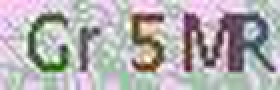
#> input picture img/103.png, 140 x 45 px (shown 2 times larger); its folder holds only this picture in this run
$ python -i compare.py   (imports and definitions only)
#> lines starting #> are read from the running program, lines starting #| are printed output that depends on the picture; after the words box and inside, x2 and y2 are one past the last pixel; in counts of white or black regions, pixels touching at a corner belong together
#> further down, picture is the input picture: PIL image 140x45 RGB; mean R, G, B 179, 175.6, 177.4
from PIL import Image
import os
import sys
from numpy import *
import numpy as np
import operator

file_path = 'E:\graduate_project\img_re'

# [2 lines not run here, left out]

# [26 lines left out: function getFile_dict, not called in this run]

def img2vector(im):

    #阈值设为200，数据归一化
    img=im.point(lambda p: p * 1.5) \
    .point(lambda p: 255 if p > 200 else 0) \
    .convert("1")
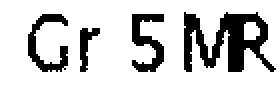
#> img: PIL image 140x45 1 (shown 2 times larger); 79.9% white; 4 black regions, box (x1, y1, x2, y2) and area: (92, 6, 138, 36) 700, (66, 7, 82, 36) 240, (14, 7, 34, 36) 224, (40, 14, 50, 36) 103
    width = img.size[0]
#> width = 140
    height = img.size[1]
#> height = 45
    lst=[]
    for h in range(0, height):
        for w in range(0, width):
            pixel = img.getpixel((w,h))
            lst.append(pixel)
#> after the loop, lst = 6300 values, max 255 at index 0, min 0 at index 932, mean 203.7
#黑点标记为1，无像素标记为0
    Len=len(lst)
#> Len = 6300
    for j in range(0,Len):
        if lst[j]==255:
            lst[j]=0
        elif lst[j]==0:
            lst[j]=1
#> after the loop, lst = 6300 values, max 1 at index 932, min 0 at index 0, mean 0.201
#> (the run stopped early here; a loop or call above may not have finished)

$ run again, on img/11.png
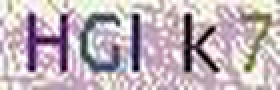
#> input picture img/11.png, 140 x 45 px (shown 2 times larger)
#> picture is the input picture: PIL image 140x45 RGB; mean R, G, B 192.7, 178.3, 185.4
#> in img2vector, `img=im.point(lambda p: p * 1.5) \ .point(lambda p: 255 if p > 200 else..`:
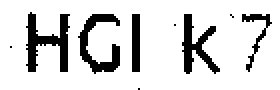
#> img: PIL image 140x45 1 (shown 2 times larger); 84.3% white; 9 black regions (4 under 20 px), largest, box (x1, y1, x2, y2) and area: (13, 6, 35, 36) 297, (39, 7, 60, 37) 249, (91, 7, 110, 37) 229, (66, 7, 70, 36) 116, (121, 7, 136, 36) 96
#> after the loop in img2vector, `for h in range(0, height):`: lst = 6300 values, max 255 at index 0, min 0 at index 855, mean 214.8
#> Len = 6300
#> after the loop in img2vector, `for j in range(0,Len):`: lst = 6300 values, max 1 at index 855, min 0 at index 0, mean 0.157

$ run again, on img/110.png
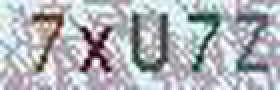
#> input picture img/110.png, 140 x 45 px (shown 2 times larger)
#> picture is the input picture: PIL image 140x45 RGB; mean R, G, B 176.6, 179.2, 184
#> in img2vector, `img=im.point(lambda p: p * 1.5) \ .point(lambda p: 255 if p > 200 else..`:
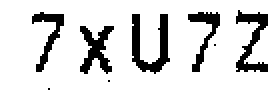
#> img: PIL image 140x45 1 (shown 2 times larger); 84.5% white; 8 black regions (3 under 20 px), largest, box (x1, y1, x2, y2) and area: (66, 7, 85, 37) 256, (118, 5, 134, 36) 208, (40, 13, 57, 37) 202, (16, 6, 32, 36) 154, (94, 6, 110, 36) 152
#> after the loop in img2vector, `for h in range(0, height):`: lst = 6300 values, max 255 at index 0, min 0 at index 819, mean 215.5
#> Len = 6300
#> after the loop in img2vector, `for j in range(0,Len):`: lst = 6300 values, max 1 at index 819, min 0 at index 0, mean 0.155

$ run again, on img/114.png
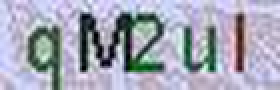
#> input picture img/114.png, 140 x 45 px (shown 2 times larger)
#> picture is the input picture: PIL image 140x45 RGB; mean R, G, B 164.7, 166.7, 182.5
#> in img2vector, `img=im.point(lambda p: p * 1.5) \ .point(lambda p: 255 if p > 200 else..`:
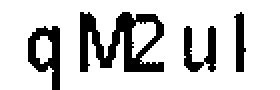
#> img: PIL image 140x45 1 (shown 2 times larger); 80.3% white; 4 black regions, box (x1, y1, x2, y2) and area: (40, 6, 82, 36) 657, (14, 13, 30, 45) 266, (92, 13, 108, 36) 197, (117, 6, 123, 36) 120
#> after the loop in img2vector, `for h in range(0, height):`: lst = 6300 values, max 255 at index 0, min 0 at index 880, mean 204.8
#> Len = 6300
#> after the loop in img2vector, `for j in range(0,Len):`: lst = 6300 values, max 1 at index 880, min 0 at index 0, mean 0.197
